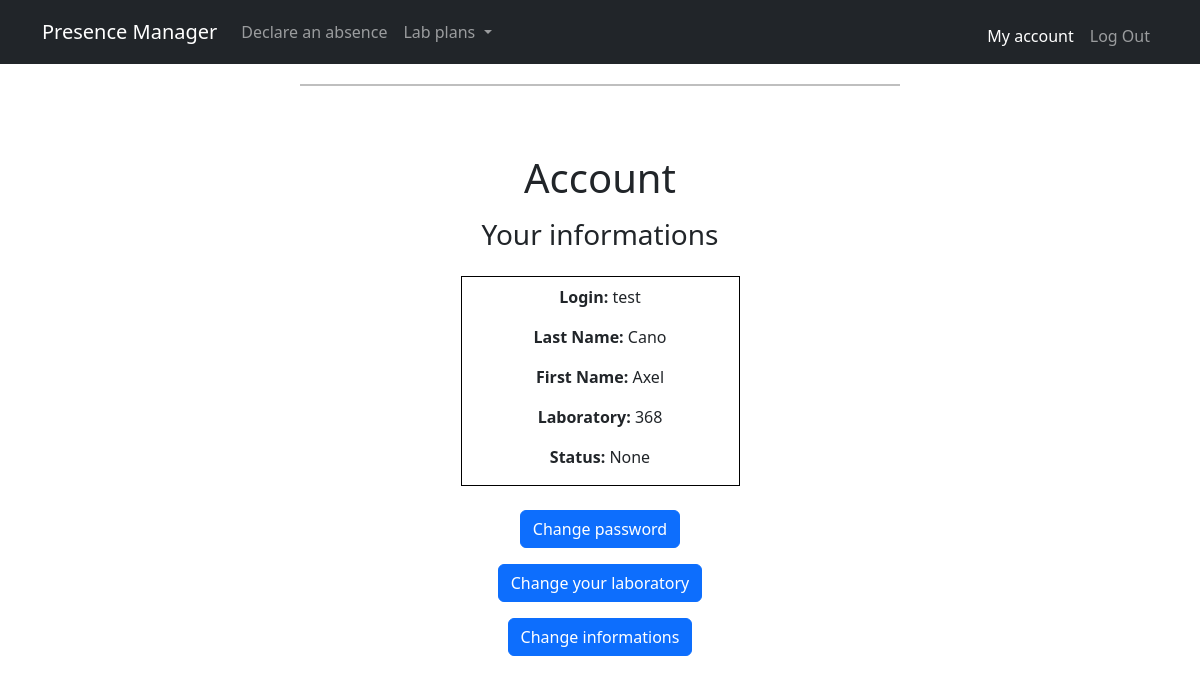
Before: /account (signed in) with the older database file.
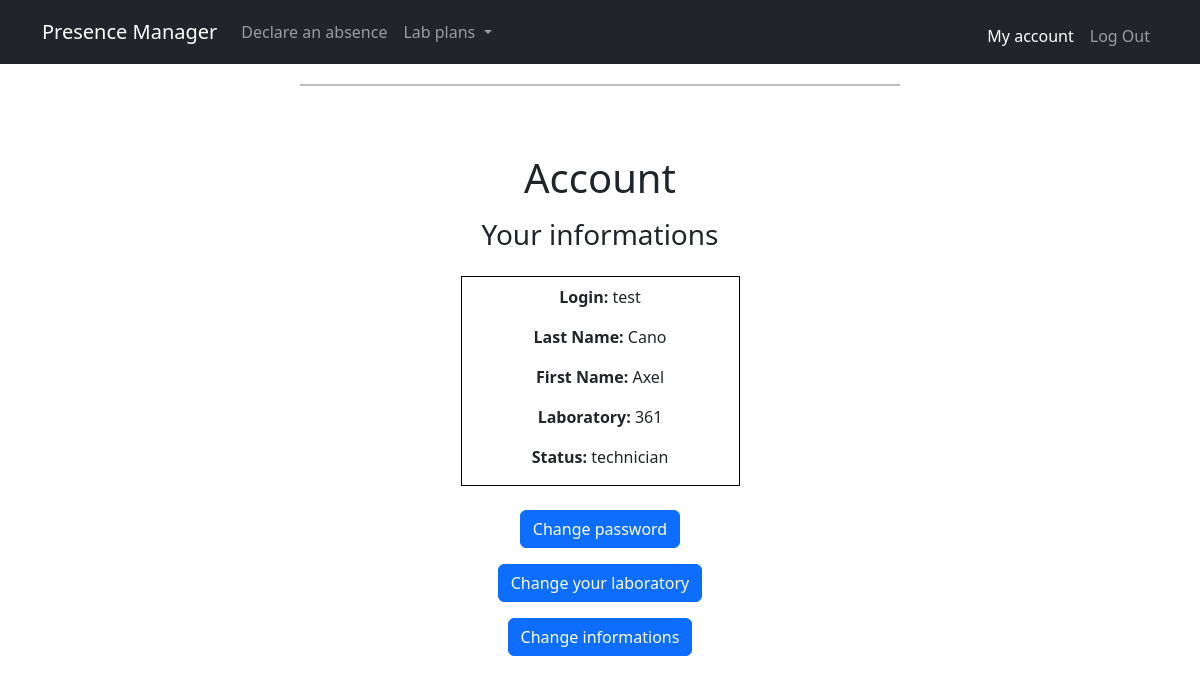
After: the same page with the newer database file.
### models.py (models this page shows)
class User(Base):
    __tablename__ = 'users'
    id = Column(Integer, primary_key=True, autoincrement=True)
    last_name = Column(String(50), nullable=False)
    first_name = Column(String(50), nullable=False)
    laboratory = Column(String(100), nullable=False)
    login = Column(String(100), unique=True, nullable=False)
    password = Column(String(100), nullable=False)
    status = Column(String(50))
    absences = relationship('Absence', back_populates='user')

### app.py (the view, shortened to what this page needs)
@app.route("/account",  methods=["GET", "POST"])
@login_required
def account():
    user = db.query(User).filter_by(id=session["user_id"]).first()
    return render_template("/account.html", user=user)

### app.py (called while the page is built)
@app.after_request
def after_request(response):
    response.headers["Cache-Control"] = "no-cache, no-store, must-revalidate"
    response.headers["Expires"] = 0
    response.headers["Pragma"] = "no-cache"
    return response

### helpers.py (called while the page is built)
def login_required(f):
    @wraps(f)
    def decorated_function(*args, **kwargs):
        if session.get("user_id") is None:
            return redirect("/login")
        return f(*args, **kwargs)
    return decorated_function

### templates/account.html (shortened to what this page needs)
{% extends "layout.html" %}
{% block main %}
<div class="container justify-content-center">
  <h1 class="mb-3">Account</h1><div class="row">
    <h3 class="mb-4">Your informations</h3>
  <div class="container col-3 text-center border border-black mb-4 pt-2">
      <p><strong>Login: </strong>{{ user.login  }}</p>
      <p><strong>Last Name: </strong>{{ user.last_name  }}</p>
      <p><strong>First Name: </strong>{{ user.first_name  }}</p>
      <p><strong>Laboratory: </strong>{{ user.laboratory  }}</p>
      <p><strong>Status: </strong>{{ user.status }}</p>
  </div>
  <div class="container mb-3">
    <button type="button" class="btn btn-primary" data-bs-toggle="modal" data-bs-target="#password">Change password</button>
  </div>
  <div class="container mb-3">
    <button type="button" class="btn btn-primary" data-bs-toggle="modal" data-bs-target="#laboratory">Change your laboratory</button>
  </div>
  <div class="container mb-3">
    <button type="button" class="btn btn-primary" data-bs-toggle="modal" data-bs-target="#info">Change informations</button>
  </div>
  </div>
{% endblock %}

### templates/layout.html (shortened to what this page needs)
<!DOCTYPE html>
<html lang="en">
    <head>
        <link href="https://cdn.jsdelivr.net/npm/bootstrap@5.3.3/dist/css/bootstrap.min.css" rel="stylesheet">
        <link href="/static/styles.css" rel="stylesheet">
    </head>
    <body>
        <nav class="navbar navbar-expand-lg navbar-dark bg-dark">
            <div class="container">
                <a class="navbar-brand" href="/">Presence Manager</a>
                <div class="collapse navbar-collapse" id="navbarSupportedContent">
                    {% if session["user_id"] %}
                        <ul class="navbar-nav me-auto mb-2 mb-lg-0">
                            <li class="nav-item">
                             <a class="nav-link {% if request.path == '/declare' %}active{% endif %}" aria-current="page" href="/declare">Declare an absence</a>
                            </li>
                            <li class="nav-item dropdown">
                                <a class="nav-link dropdown-toggle {% if request.path == '/third' or request.path == '/fourth' %}active{% endif %}" href="#" role="button" data-bs-toggle="dropdown" aria-expanded="false">
                                  Lab plans
                                </a>
                              </li>
                        </ul>
                        <ul class="navbar-nav ms-auto mt-2">
                            <li class="nav-item"><a class="nav-link {% if request.path == '/account' %}active{% endif %}" href="/account">My account</a></li>
                            <li class="nav-item"><a class="nav-link" href="/logout">Log Out</a></li>
                        </ul>
                    {% else %}
                        <ul class="navbar-nav ms-auto mt-2">
                            <li class="nav-item active"><a class="nav-link {% if request.path == '/register' %}active{% endif %}" href="/register">Register</a></li>
                            <li class="nav-item"><a class="nav-link {% if request.path == '/login' %}active{% endif %}" href="/login">Log In</a></li>
                        </ul>
                    {% endif %}
                </div>
            </div>
          </nav>
        <hr id="nav_separator">
        <main class="container py-5 text-center">
            {% block main %}{% endblock %}
        </main>
    </body>
</html>

### static/styles.css (style rules this page uses)
#nav_separator { border: none; border-top: 2px solid black; width: 50%; min-width: 400px; margin: 20px auto; }

Changed rows visible on the page:
changed User "test": laboratory "368" → "361"; status "None" → "technician"
